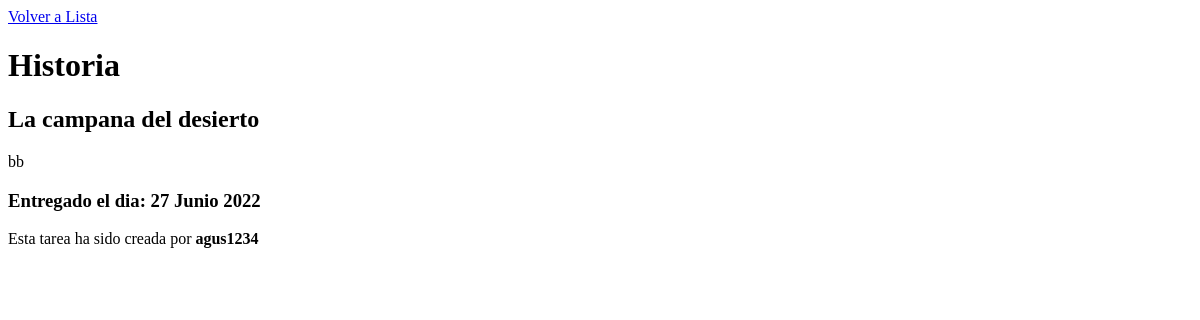
The page /detalle/2/ on the database as committed earlier.
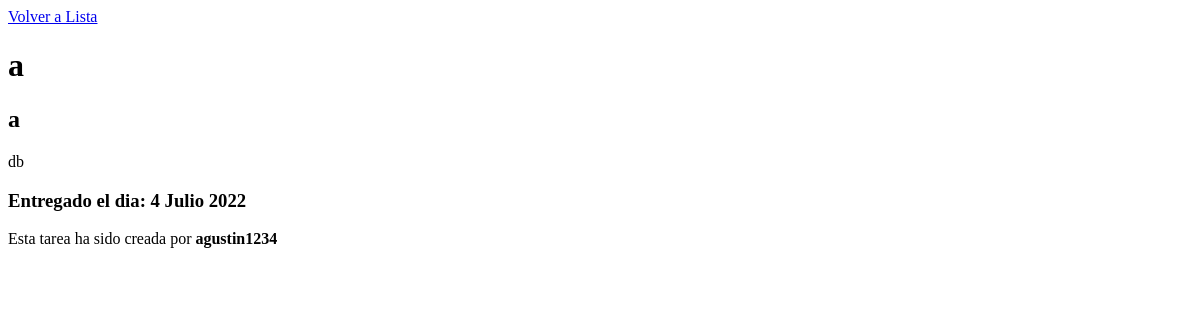
The same page on the database as committed later.
### blogs/models.py (models this page shows, shortened)
class BlogModel(models.Model):
    titulo = models.CharField(max_length=100)
    sub_titulo = models.CharField(max_length=100)
    cuerpo = models.TextField()
    autor = models.ForeignKey(User, on_delete=models.AutoField)
    fecha_creacion = models.DateField(auto_now_add=True)

### blogs/views.py (the view)
# urls.py: path("detalle/<pk>/", views.BlogDetail.as_view(), name ="blogs_detalles"),
class BlogDetail(DetailView):
    model = BlogModel
    template_name = "blogs/blogs_detalles.html"

### blogs/templates/blogs/blogs_detalles.html (shortened to what this page needs)
{%load static%}
<a href="{% url 'blogs_listas' %}">Volver a Lista</a>
<!DOCTYPE html>
<html lang="en">
<head>
    <link type="text/css" rel="stylesheet" href="{% static 'blogs/css/model.css' %}">
</head>
<body>
    <div>
        <h1>{{object.titulo}}</h1>
        <h2>{{object.sub_titulo}}</h2>
        <p> {{object.cuerpo}} </p>
        <h3> Entregado el dia: {{object.fecha_creacion}}</h3>
        <p>Esta tarea ha sido creada por <strong>{{object.autor}}</strong></p>
    </div>
</body>
</html>

### blogs/static/blogs/css/model.css (style rules this page uses)
* { box-sizing:border-box; }

Rows that differ between the two databases and show on the page:
changed BlogModel: titulo "Historia" → "a"; sub_titulo "La campana del desierto" → "a"; cuerpo "bb" → "db"; fecha_creacion "27 Junio 2022" → "4 Julio 2022"; autor "agus1234" → "agustin1234"
